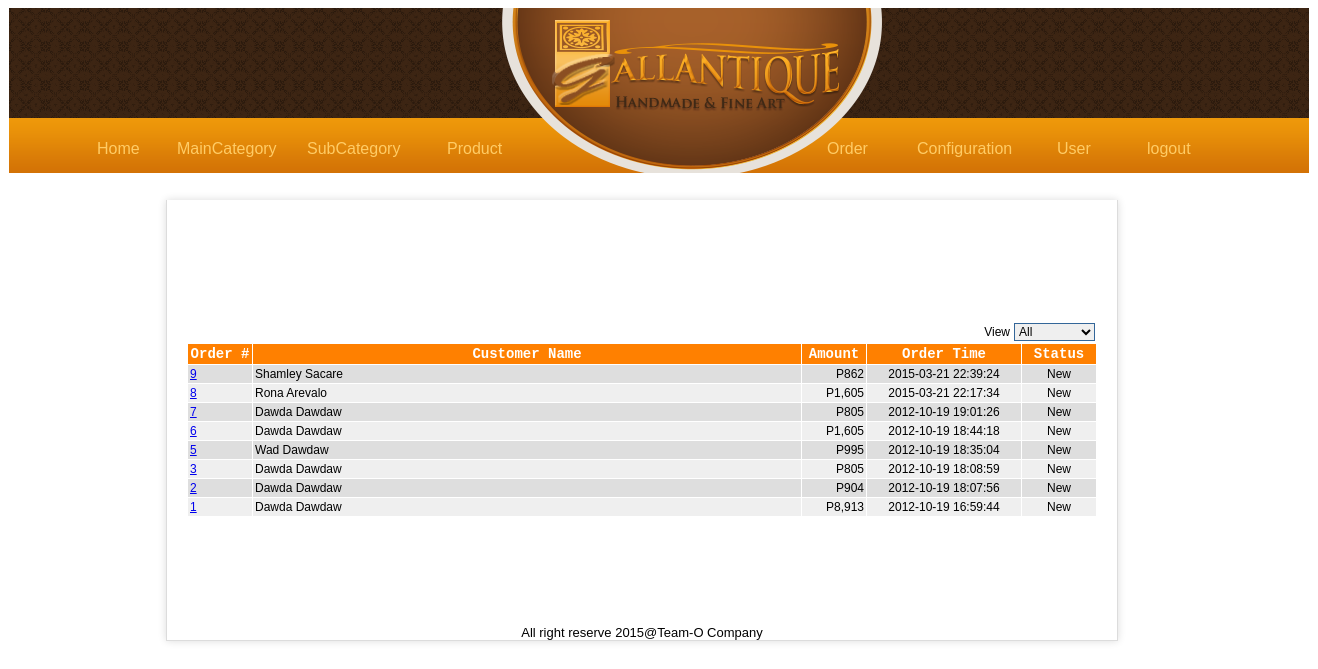
Screenshot of /admin/order/index.php (signed in) with the database file from the repository.
### tables this page shows
CREATE TABLE IF NOT EXISTS `tbl_order` (
  `od_id` int(10) unsigned NOT NULL AUTO_INCREMENT,
  `od_date` datetime DEFAULT NULL,
  `od_last_update` datetime NOT NULL DEFAULT '0000-00-00 00:00:00',
  `od_status` enum('New','Paid','Shipped','Completed','Cancelled') NOT NULL DEFAULT 'New',
  `od_memo` varchar(255) NOT NULL DEFAULT '',
  `od_shipping_first_name` varchar(50) NOT NULL DEFAULT '',
  `od_shipping_last_name` varchar(50) NOT NULL DEFAULT '',
  `od_shipping_address1` varchar(100) NOT NULL DEFAULT '',
  `od_shipping_address2` varchar(100) NOT NULL DEFAULT '',
  `od_shipping_phone` varchar(32) NOT NULL DEFAULT '',
  `od_shipping_city` varchar(100) NOT NULL DEFAULT '',
  `od_shipping_state` varchar(32) NOT NULL DEFAULT '',
  `od_shipping_postal_code` varchar(10) NOT NULL DEFAULT '',
  `od_shipping_cost` decimal(5,2) DEFAULT '0.00',
  `od_payment_first_name` varchar(50) NOT NULL DEFAULT '',
  `od_payment_last_name` varchar(50) NOT NULL DEFAULT '',
  `od_payment_address1` varchar(100) NOT NULL DEFAULT '',
  `od_payment_address2` varchar(100) NOT NULL DEFAULT '',
  `od_payment_phone` varchar(32) NOT NULL DEFAULT '',
  `od_payment_city` varchar(100) NOT NULL DEFAULT '',
  `od_payment_state` varchar(32) NOT NULL DEFAULT '',
  `od_payment_postal_code` varchar(10) NOT NULL DEFAULT '',
  PRIMARY KEY (`od_id`)
);

### admin/order/index.php (called while the page is built, shortened)
<?php
require_once '../../library/config.php';
require_once '../include/adminpanel.php';
?>

### library/database.php (called while the page is built, shortened)
<?php
require_once 'config.php';
function dbQuery($sql)
{
	$result = mysql_query($sql) or die(mysql_error());
	return $result;
}
function dbFetchAssoc($result)
{
	return mysql_fetch_assoc($result);
}
function dbNumRows($result)
{
	return mysql_num_rows($result);
}
?>

### library/common.php (called while the page is built, shortened)
<?php
require_once 'config.php';
require_once 'database.php';
function getShopConfig()
{
	$sql = "SELECT sc_name, sc_address, sc_phone, sc_email, sc_shipping_cost, sc_order_email, cy_symbol
			FROM tbl_shop_config sc, tbl_currency cy
			WHERE sc_currency = cy_id";
	$result = dbQuery($sql);
	$row    = dbFetchAssoc($result);
    if ($row) {
        extract($row);
        $shopConfig = array('name'           => $sc_name,
                            'address'        => $sc_address,
                            'phone'          => $sc_phone,
                            'email'          => $sc_email,
				    'sendOrderEmail' => $sc_order_email,
                            'shippingCost'   => $sc_shipping_cost,
                            'currency'       => $cy_symbol);
    }
	return $shopConfig;
}
function displayAmount($amount)
{
	global $shopConfig;
	return $shopConfig['currency'] . number_format($amount);
}
?>

### library/config.php (called while the page is built, shortened)
<?php
require_once 'database.php';
require_once 'common.php';
$shopConfig = getShopConfig();
?>

### admin/order/list.php (the view, shortened to what this page needs)
<?php
if (isset($_GET['status']) && $_GET['status'] != '') {
	$status = $_GET['status'];
	$sql2   = " AND od_status = '$status'";
	$queryString = "&status=$status";
} else {
	$sql2   = '';
}
$rowsPerPage = 10;
$sql = "SELECT o.od_id, o.od_shipping_first_name, od_shipping_last_name, od_date, od_status,
               SUM(pd_price * od_qty) + od_shipping_cost AS od_amount
	    FROM tbl_order o, tbl_order_item oi, tbl_product p
		WHERE oi.pd_id = p.pd_id and o.od_id = oi.od_id $sql2
		GROUP BY od_id
		ORDER BY od_id DESC";
$result     = dbQuery(getPagingQuery($sql, $rowsPerPage));
?>
<p>&nbsp;</p>
<form action="processOrder.php" method="post"  name="frmOrderList" id="frmOrderList">
 <table width="100%" border="0" cellspacing="0" cellpadding="2" class="text">
 <tr align="center">
  <td align="right">View</td>
  <td width="75"><select name="cboOrderStatus" class="box" id="cboOrderStatus" onChange="viewOrder();">
    <option value="" selected>All</option>
  </select></td>
  </tr>
</table>
 <table width="100%" border="0" align="center" cellpadding="2" cellspacing="1" class="text">
  <tr align="center" id="listTableHeader">
   <td width="60">Order #</td>
   <td>Customer Name</td>
   <td width="60">Amount</td>
   <td width="150">Order Time</td>
   <td width="70">Status</td>
  </tr>
  <?php
if (dbNumRows($result) > 0) {
	$i = 0;
	while($row = dbFetchAssoc($result)) {
		extract($row);
		$name = $od_shipping_first_name . ' ' . $od_shipping_last_name;
		if ($i%2) {
			$class = 'row1';
		} else {
			$class = 'row2';
		}
		$i += 1;
?>
  <tr class="<?php echo $class; ?>">
   <td width="60"><a href="<?php echo $_SERVER['PHP_SELF']; ?>?view=detail&oid=<?php echo $od_id; ?>"><?php echo $od_id; ?></a></td>
   <td><?php echo $name ?></td>
   <td width="60" align="right"><?php echo displayAmount($od_amount); ?></td>
   <td width="150" align="center"><?php echo $od_date; ?></td>
   <td width="70" align="center"><?php echo $od_status; ?></td>
  </tr>
  <?php
	}
?>
  <tr>
   <td colspan="5" align="center">
   ?></td>
  </tr>
<?php
} else {
?>
  <tr>
   <td colspan="5" align="center">No Orders Found </td>
  </tr>
  <?php
}
?>
 </table>
 <p>&nbsp;</p>
</form>

### admin/include/adminpanel.php (shortened to what this page needs)
<?php
$logoutAction = $_SERVER['PHP_SELF']."?doLogout=true";
?>
<html>
<head>
<!DOCTYPE html PUBLIC "-//W3C//DTD XHTML 1.0 Transitional//EN" "http://www.w3.org/TR/xhtml1/DTD/xhtml1-transitional.dtd">
<html xmlns="http://www.w3.org/1999/xhtml">
<head>
<link href="../Admincss/admin2.css" rel="stylesheet" type="text/css" />
</head>
<body>
	<div class="InHeader">
	</div>
<div id="wrappers">
	<div id="leftBar">
    <td width="150" valign="top" class="navArea"><p>&nbsp;</p>
    <div id="admin"><a href="<?php echo WEB_ROOT; ?>admin">Home</a></div>
		<div id="category"><a href="<?php echo WEB_ROOT; ?>admin/category/" >MainCategory</a></div>
            <div id="subcategory"> <a href="<?php echo WEB_ROOT; ?>admin/subcategory/" >SubCategory</a></div>
		<div id="product"><a href="<?php echo WEB_ROOT; ?>admin/product/" >Product</a></div>
		<div id="order"><a href="<?php echo WEB_ROOT; ?>admin/order/?status=Paid" >Order</a> </div>
		<div id="configuration"><a href="<?php echo WEB_ROOT; ?>admin/config/" > Configuration</a></div>
		<div id="users"><a href="<?php echo WEB_ROOT; ?>admin/user/" >User</a></div>
                 <div id="Logout"><a href="<?php echo $logoutAction ?>">logout</a></div>
      <p>&nbsp;</p></td>
	</div>
  <div id="rightContent">
             <td width="600" valign="top" class="contentArea"><table width="100%" border="0" cellspacing="0" cellpadding="20">
        <tr>
          <td>
            <?php
	 require_once $content;
?>
          </td>
        </tr>
      </td>
<br />
<br />
<br />
	</div>
<center><font size="2">All right reserve 2015@Team-O Company</font></center>
</div>
</body>
</html>

### admin/Admincss/admin2.css (style rules this page uses)
.InHeader { background:url(../../images/header%202nd.png); margin:auto; width: 1300px; height: 170px; border-right: 0px solid #dcdcdc; border-left: 0px solid #dcdcdc; }
#wrappers { width: 950px; height:auto; padding: 15px 0 0 0; position: absolute; float:left; right:200px; top:210px; }
#admin { float:left; width: 90px; height: 50px; position:absolute; top:-60px; left:-70px; font-size:16px; color:#3F6; }
#admin a { color:#FC6; text-decoration:none; }
#category { float: left; width: 90px; height: 50px; position:absolute; top:-60px; left:10px; font-size:16px; }
#category a { color:#FC6; text-decoration:none; }
#subcategory { float: left; width: 90px; height: 50px; position:absolute; top:-60px; left:140px; font-size:16px; color: #F90; }
#subcategory a { color:#FC6; text-decoration:none; }
#product { float: left; width: 90px; height: 50px; position:absolute; top:-60px; left:280px; font-size:16px; }
#product a { color:#FC6; text-decoration:none; }
#order { float: left; width: 90px; height: 50px; position:absolute; top:-60px; left:660px; font-size:16px; }
#order a { color:#FC6; text-decoration:none; }
#configuration { float: left; width: 90px; height: 50px; position:absolute; top:-60px; left:750px; font-size:16px; }
#configuration a { color:#FC6; text-decoration:none; }
#users { float: left; width: 90px; height: 50px; position:absolute; top:-60px; left:890px; font-size:16px; }
#users a { color:#FC6; text-decoration:none; }
#Logout { float: left; width: 90px; height: 50px; position:absolute; top:-60px; left:980px; font-size:16px; }
#Logout a { color:#FC6; text-decoration:none; }
#listTableHeader { font-family: "Courier New", Courier, mono; font-size: 14px; color: #FFFFFF; background-color:rgba(255,128,0,1); font-weight: bold; background-position: center; }
.box { font-family: Arial, Helvetica, sans-serif; font-size: 12px; border: 1px solid #336699; }
.row1 { background-color: #EFEFEF; }
.row2 { background-color: #DEDEDE; }
body { font-family: "Arial", "Helvetica", "sans-serif"; text-align: center; font-size: 10px; background-color: #FFF; }
.text { font-family: Arial, Helvetica, sans-serif; font-size: 12px; }

### admin/include/adminpanel.php (style rules this page uses)
.InHeader { background:url(../../images/header%202nd.png); margin: auto; width: 1300px; height: 165px; border-right: 0px solid #dcdcdc; border-left: 0px solid #dcdcdc; }
#wrappers { width: 950px; padding: 15px 0 0 0; position: absolute; float:left; right:200px; top:200px; border-left: 1px solid #dcdcdc; border-right: 1px solid #dcdcdc; border-bottom: 1px solid #dcdcdc; float: center; margin: auto; text-align: left; background: #fff url(img/bg_kiri.png) repeat-y; -moz-box-shadow: 0px 0px 8px #dcdcdc; -webkit-box-shadow: 0px 0px 8px #dcdcdc; }
#admin { float: left; width: 90px; height: 50px; position:absolute; top:-60px; left:-70px; text-decoration:none; font-size:16px; color:#3F6; }
#admin a { color:#FC6;; }
#category { float: left; width: 90px; height: 50px; position:absolute; top:-60px; left:10px; text-decoration:none; font-size:16px; }
#category a { color:#FC6;; }
#subcategory { float: left; width: 90px; height: 50px; position:absolute; top:-60px; left:140px; text-decoration:none; font-size:16px; color: #F90; }
#subcategory a { color:#FC6;; }
#product { float: left; width: 90px; height: 50px; position:absolute; top:-60px; left:280px; text-decoration:none; font-size:16px; }
#product a { color:#FC6;; }
#order { float: left; width: 90px; height: 50px; position:absolute; top:-60px; left:660px; text-decoration:none; font-size:16px; }
#order a { color:#FC6; }
#configuration { float: left; width: 90px; height: 50px; position:absolute; top:-60px; left:750px; text-decoration:none; font-size:16px; }
#configuration a { color:#FC6; }
#users { float: left; width: 90px; height: 50px; position:absolute; top:-60px; left:890px; text-decoration:none; font-size:16px; }
#users a { color:#FC6; }
#Logout { float: left; width: 90px; height: 50px; position:absolute; top:-60px; left:980px; text-decoration:none; font-size:16px; }
#logout a { color:#FC6; }

### rows the page displays
tbl_order: od_id "9", name "Shamley Sacare", od_amount "P862", od_date "2015-03-21 22:39:24", od_status "New"
tbl_order: od_id "8", name "Rona Arevalo", od_amount "P1,605", od_date "2015-03-21 22:17:34", od_status "New"
tbl_order: od_id "7", name "Dawda Dawdaw", od_amount "P805", od_date "2012-10-19 19:01:26", od_status "New"
tbl_order: od_id "6", name "Dawda Dawdaw", od_amount "P1,605", od_date "2012-10-19 18:44:18", od_status "New"
tbl_order: od_id "5", name "Wad Dawdaw", od_amount "P995", od_date "2012-10-19 18:35:04", od_status "New"
tbl_order: od_id "3", name "Dawda Dawdaw", od_amount "P805", od_date "2012-10-19 18:08:59", od_status "New"
tbl_order: od_id "2", name "Dawda Dawdaw", od_amount "P904", od_date "2012-10-19 18:07:56", od_status "New"
tbl_order: od_id "1", name "Dawda Dawdaw", od_amount "P8,913", od_date "2012-10-19 16:59:44", od_status "New"
